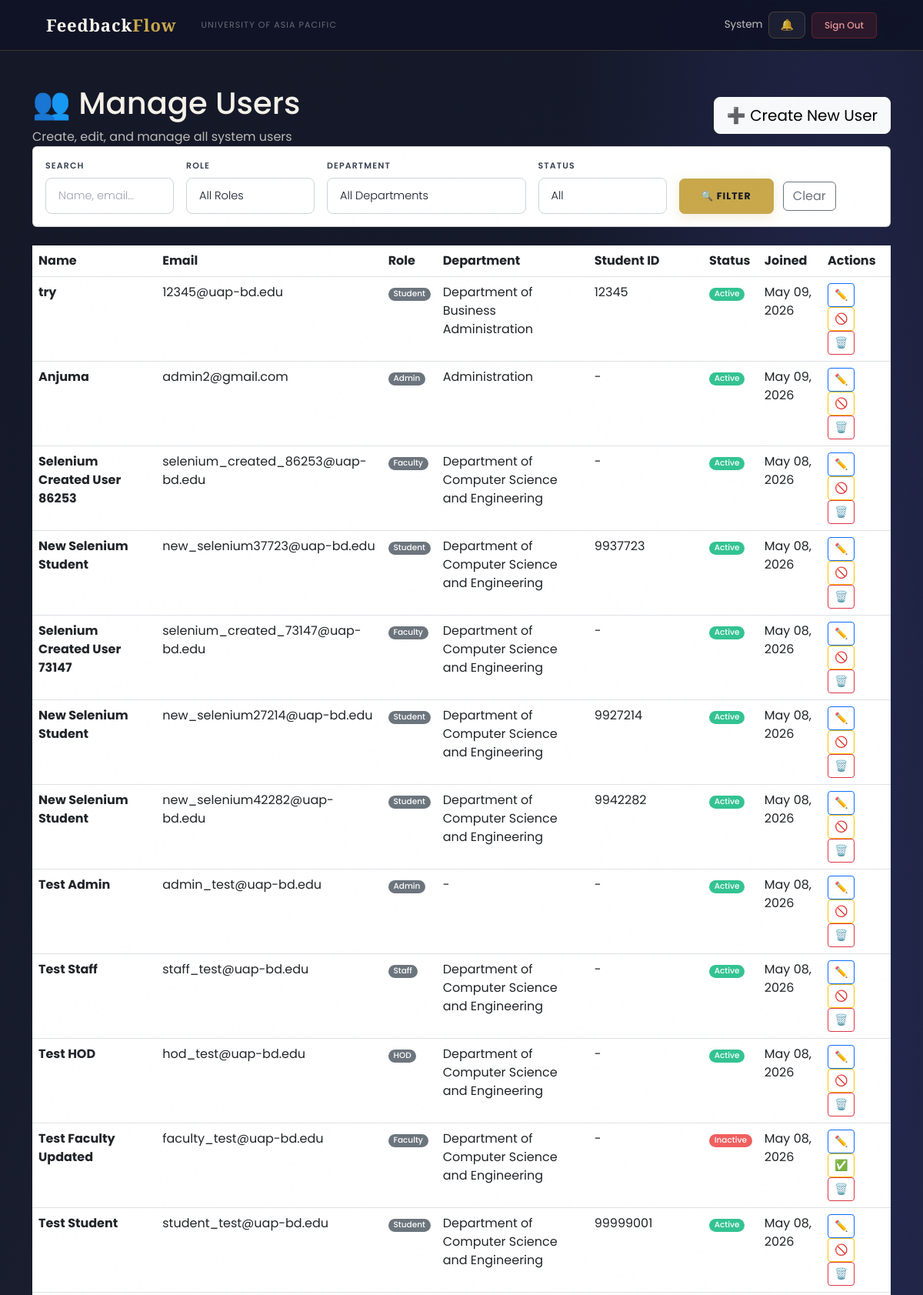
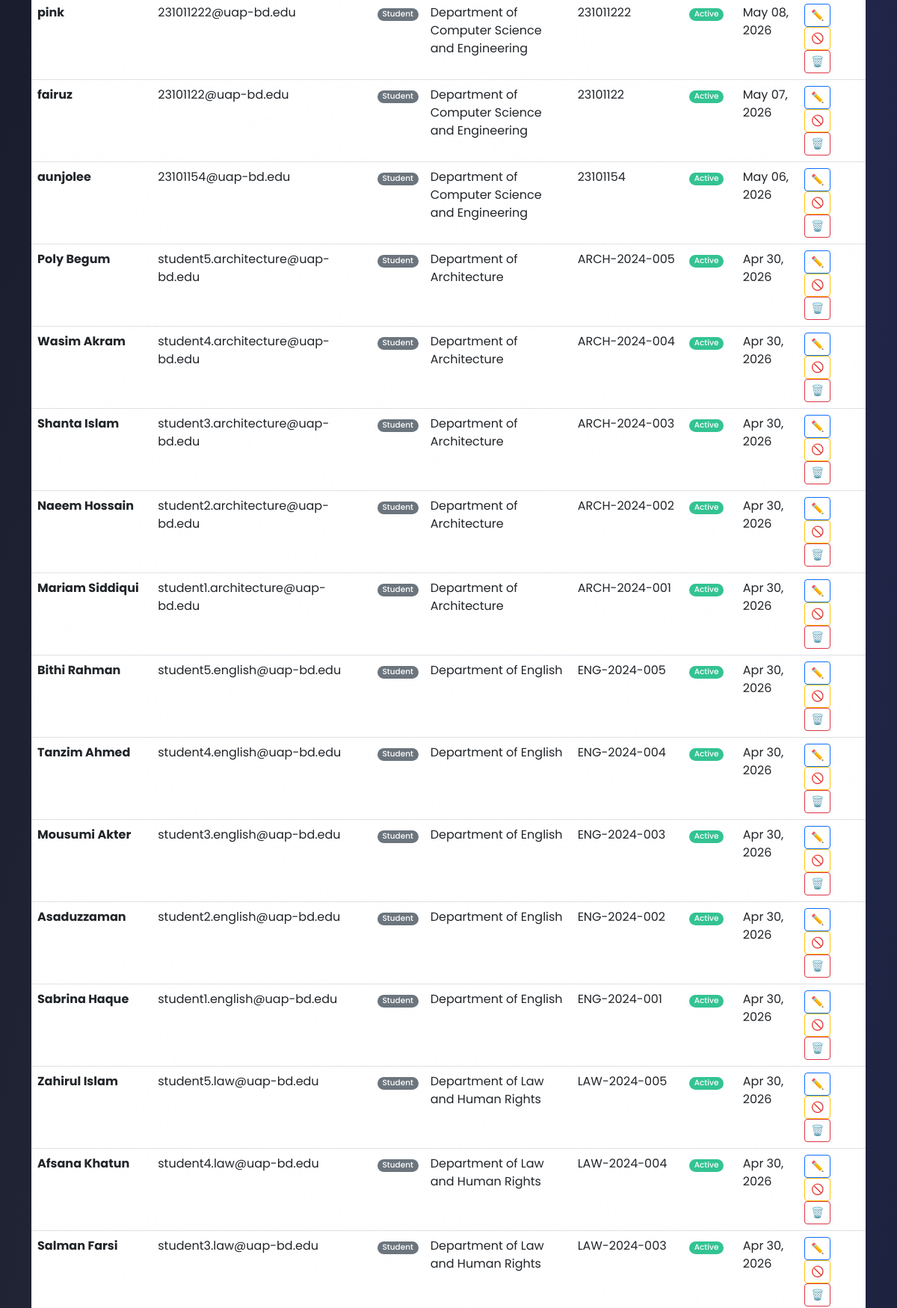
The page /dashboard/users/ (signed in, upper part) on the database its author committed (2 pictures, top to bottom).
### users/models.py (models this page shows, shortened)
class User(AbstractBaseUser, PermissionsMixin):
    ROLE_CHOICES = (
        ('Student', 'Student'),
        ('Faculty', 'Faculty'),
        ('HOD', 'Head of Department'),
        ('Staff', 'Staff'),
        ('Admin', 'Administrator'),
        ('Committee', 'Committee Member'),   # ✅ already existed, kept
    )
    DEPARTMENT_CHOICES = (
        ('DBA', 'Department of Business Administration'),
        ('CSE', 'Department of Computer Science and Engineering'),
        ('CE', 'Department of Civil Engineering'),
        ('EEE', 'Department of Electrical and Electronic Engineering'),
        ('Pharmacy', 'Department of Pharmacy'),
        ('Law', 'Department of Law and Human Rights'),
        ('English', 'Department of English'),
        ('Architecture', 'Department of Architecture'),
    )
    COMMITTEE_TYPE_CHOICES = (
        ('Harassment Committee', 'Harassment Committee'),
        ('Proctorial Committee', 'Proctorial Committee'),
    )
    email       = models.EmailField(unique=True, max_length=255)
    full_name   = models.CharField(max_length=150)
    role        = models.CharField(max_length=20, choices=ROLE_CHOICES)
    department  = models.CharField(max_length=100, choices=DEPARTMENT_CHOICES, null=True, blank=True)
    student_id  = models.CharField(max_length=50, unique=True, null=True, blank=True)
    committee_type = models.CharField(
        max_length=50,
        choices=COMMITTEE_TYPE_CHOICES,
        null=True, blank=True
    )
    is_active   = models.BooleanField(default=True)
    is_staff    = models.BooleanField(default=False)
    created_at  = models.DateTimeField(auto_now_add=True)
    updated_at  = models.DateTimeField(auto_now=True)
    USERNAME_FIELD  = 'email'
    REQUIRED_FIELDS = ['full_name']
    objects = UserManager()
    class Meta:
        verbose_name        = 'User'
        verbose_name_plural = 'Users'
        ordering            = ['-created_at']
    def get_short_name(self):
        return self.full_name.split()[0] if self.full_name else self.email

### users/views.py (the view)
# urls.py: path('dashboard/users/', views.admin_user_list, name='admin_user_list'),
@login_required
def admin_user_list(request):
    if request.user.role != 'Admin':
        return redirect('login')
    users         = User.objects.all().order_by('-created_at')
    search        = request.GET.get('search', '')
    role_filter   = request.GET.get('role', '')
    dept_filter   = request.GET.get('department', '')
    status_filter = request.GET.get('status', '')
    if search:
        users = users.filter(full_name__icontains=search) | users.filter(email__icontains=search)
    if role_filter:
        users = users.filter(role=role_filter)
    if dept_filter:
        users = users.filter(department=dept_filter)
    if status_filter == 'active':
        users = users.filter(is_active=True)
    elif status_filter == 'inactive':
        users = users.filter(is_active=False)
    context = {
        'users':              users,
        'search':             search,
        'role_filter':        role_filter,
        'dept_filter':        dept_filter,
        'status_filter':      status_filter,
        'roles':              User.ROLE_CHOICES,
        'departments':        User.DEPARTMENT_CHOICES,
        'role_choices':       User.ROLE_CHOICES,
        'department_choices': User.DEPARTMENT_CHOICES,
    }
    return render(request, 'users/admin_user_list.html', context)

### users/context_processors.py (called while the page is built)
def notifications_count(request):
    if request.user.is_authenticated:
        from users.models import Notification
        count = Notification.objects.filter(
            recipient=request.user,
            is_read=False
        ).count()
        return {'unread_notifications_count': count}
    return {'unread_notifications_count': 0}

### users/templates/users/admin_user_list.html (shortened to what this page needs)
{% extends 'users/dashboard_base.html' %}
{% block content %}
<div class="container mt-4">
    <div class="dashboard-header">
        <div class="row align-items-center">
            <div class="col-md-8">
                <h1>👥 Manage Users</h1>
                <p class="mb-0 opacity-75">Create, edit, and manage all system users</p>
            </div>
            <div class="col-md-4 text-end">
                <a href="{% url 'admin_user_create' %}" class="btn btn-light btn-lg">
                    ➕ Create New User
                </a>
            </div>
        </div>
    </div>
    <div class="card info-card mb-4">
        <div class="card-body">
            <form method="get" class="row g-3 align-items-end">
                <div class="col-md-2">
                    <label class="form-label fw-semibold">Search</label>
                    <input type="text" name="q" class="form-control" placeholder="Name, email..." value="{{ search_query }}">
                </div>
                <div class="col-md-2">
                    <label class="form-label fw-semibold">Role</label>
                    <select name="role" class="form-select">
                        <option value="">All Roles</option>
                    </select>
                </div>
                <div class="col-md-3">
                    <label class="form-label fw-semibold">Department</label>
                    <select name="department" class="form-select">
                        <option value="">All Departments</option>
                    </select>
                </div>
                <div class="col-md-2">
                    <label class="form-label fw-semibold">Status</label>
                    <select name="status" class="form-select">
                        <option value="">All</option>
                    </select>
                </div>
                <div class="col-md-3">
                    <button type="submit" class="btn btn-primary me-2">🔍 Filter</button>
                    <a href="{% url 'admin_user_list' %}" class="btn btn-outline-secondary">Clear</a>
                </div>
            </form>
        </div>
    </div>
    <div class="modern-table">
        <table class="table table-hover mb-0">
            <thead>
            <tr>
                <th>Name</th>
                <th>Email</th>
                <th>Role</th>
                <th>Department</th>
                <th>Student ID</th>
                <th>Status</th>
                <th>Joined</th>
                <th>Actions</th>
            </tr>
            </thead>
            <tbody>
            {% for u in users %}
            <tr>
                <td><strong>{{ u.full_name }}</strong></td>
                <td>{{ u.email }}</td>
                <td><span class="badge bg-secondary">{{ u.role }}</span></td>
                <td>{{ u.get_department_display|default:"-" }}</td>
                <td>{{ u.student_id|default:"-" }}</td>
                <td>
                    {% if u.is_active %}
                    <span class="badge bg-success">Active</span>
                    {% else %}
                    <span class="badge bg-danger">Inactive</span>
                    {% endif %}
                </td>
                <td>{{ u.created_at|date:"M d, Y" }}</td>
                <td>
                    <a href="{% url 'admin_user_edit' u.id %}" class="btn btn-sm btn-outline-primary" title="Edit">✏️</a>
                    <a href="{% url 'admin_user_toggle_active' u.id %}" class="btn btn-sm btn-outline-warning" title="Toggle Active">
                        {% if u.is_active %}🚫{% else %}✅{% endif %}
                    </a>
                    <a href="{% url 'admin_user_delete' u.id %}" class="btn btn-sm btn-outline-danger" title="Delete">🗑️</a>
                </td>
            </tr>
            {% empty %}
            <tr>
                <td colspan="8" class="text-center text-muted py-4">No users found matching your filters.</td>
            </tr>
            {% endfor %}
            </tbody>
        </table>
    </div>
</div>
{% endblock %}

### users/templates/users/base.html (shortened to what this page needs)
<!DOCTYPE html>
<html lang="en">
<head>
    <link href="https://cdn.jsdelivr.net/npm/bootstrap@5.3.0/dist/css/bootstrap.min.css" rel="stylesheet">
</head>
<body>
<nav class="navbar navbar-expand-lg">
    <div class="container-fluid d-flex align-items-center gap-3">
        <a class="navbar-brand" href="/">Feedback<em>Flow</em></a>
        <span class="navbar-text d-none d-md-inline">University of Asia Pacific</span>
        {% if user.is_authenticated %}
        <div class="ms-auto d-flex align-items-center gap-2">
            <span class="nav-user-info d-none d-md-inline">{{ user.get_short_name }}</span>
            <a href="{% url 'notifications' %}" class="btn-bell">
                🔔
            </a>
            <a href="{% url 'logout' %}" class="btn-logout">Sign Out</a>
        </div>
        {% endif %}
    </div>
</nav>
<main>{% block content %}{% endblock %}</main>
</body>
</html>

### rows shown on the page
User: get_short_name "System"
User: full_name "try", email "12345@uap-bd.edu", role "Student", department "Department of Business Administration", student_id "12345", is_active "Active", created_at "May 09, 2026"
User: full_name "Anjuma", email "admin2@gmail.com", role "Admin", department "Administration", student_id "-", is_active "Active", created_at "May 09, 2026"
User: full_name "Selenium Created User 86253", email "selenium_created_86253@uap-bd.edu", role "Faculty", department "Department of Computer Science and Engineering", student_id "-", is_active "Active", created_at "May 08, 2026"
User: full_name "New Selenium Student", email "new_selenium37723@uap-bd.edu", role "Student", department "Department of Computer Science and Engineering", student_id "9937723", is_active "Active", created_at "May 08, 2026"
User: full_name "Selenium Created User 73147", email "selenium_created_73147@uap-bd.edu", role "Faculty", department "Department of Computer Science and Engineering", student_id "-", is_active "Active", created_at "May 08, 2026"
User: full_name "New Selenium Student", email "new_selenium27214@uap-bd.edu", role "Student", department "Department of Computer Science and Engineering", student_id "9927214", is_active "Active", created_at "May 08, 2026"
User: full_name "New Selenium Student", email "new_selenium42282@uap-bd.edu", role "Student", department "Department of Computer Science and Engineering", student_id "9942282", is_active "Active", created_at "May 08, 2026"
User: full_name "Test Admin", email "admin_test@uap-bd.edu", role "Admin", department "-", student_id "-", is_active "Active", created_at "May 08, 2026"
User: full_name "Test Staff", email "staff_test@uap-bd.edu", role "Staff", department "Department of Computer Science and Engineering", student_id "-", is_active "Active", created_at "May 08, 2026"
User: full_name "Test HOD", email "hod_test@uap-bd.edu", role "HOD", department "Department of Computer Science and Engineering", student_id "-", is_active "Active", created_at "May 08, 2026"
User: full_name "Test Faculty Updated", email "faculty_test@uap-bd.edu", role "Faculty", department "Department of Computer Science and Engineering", student_id "-", is_active "Inactive", created_at "May 08, 2026"
User: full_name "Test Student", email "student_test@uap-bd.edu", role "Student", department "Department of Computer Science and Engineering", student_id "99999001", is_active "Active", created_at "May 08, 2026"
User: full_name "pink", email "231011222@uap-bd.edu", role "Student", department "Department of Computer Science and Engineering", student_id "231011222", is_active "Active", created_at "May 08, 2026"
User: full_name "fairuz", email "23101122@uap-bd.edu", role "Student", department "Department of Computer Science and Engineering", student_id "23101122", is_active "Active", created_at "May 07, 2026"
User: full_name "aunjolee", email "23101154@uap-bd.edu", role "Student", department "Department of Computer Science and Engineering", student_id "23101154", is_active "Active", created_at "May 06, 2026"
User: full_name "Poly Begum", email "student5.architecture@uap-bd.edu", role "Student", department "Department of Architecture", student_id "ARCH-2024-005", is_active "Active", created_at "Apr 30, 2026"
User: full_name "Wasim Akram", email "student4.architecture@uap-bd.edu", role "Student", department "Department of Architecture", student_id "ARCH-2024-004", is_active "Active", created_at "Apr 30, 2026"
User: full_name "Shanta Islam", email "student3.architecture@uap-bd.edu", role "Student", department "Department of Architecture", student_id "ARCH-2024-003", is_active "Active", created_at "Apr 30, 2026"
User: full_name "Naeem Hossain", email "student2.architecture@uap-bd.edu", role "Student", department "Department of Architecture", student_id "ARCH-2024-002", is_active "Active", created_at "Apr 30, 2026"
User: full_name "Mariam Siddiqui", email "student1.architecture@uap-bd.edu", role "Student", department "Department of Architecture", student_id "ARCH-2024-001", is_active "Active", created_at "Apr 30, 2026"
User: full_name "Bithi Rahman", email "student5.english@uap-bd.edu", role "Student", department "Department of English", student_id "ENG-2024-005", is_active "Active", created_at "Apr 30, 2026"
User: full_name "Tanzim Ahmed", email "student4.english@uap-bd.edu", role "Student", department "Department of English", student_id "ENG-2024-004", is_active "Active", created_at "Apr 30, 2026"
User: full_name "Mousumi Akter", email "student3.english@uap-bd.edu", role "Student", department "Department of English", student_id "ENG-2024-003", is_active "Active", created_at "Apr 30, 2026"
User: full_name "Asaduzzaman", email "student2.english@uap-bd.edu", role "Student", department "Department of English", student_id "ENG-2024-002", is_active "Active", created_at "Apr 30, 2026"
User: full_name "Sabrina Haque", email "student1.english@uap-bd.edu", role "Student", department "Department of English", student_id "ENG-2024-001", is_active "Active", created_at "Apr 30, 2026"
User: full_name "Zahirul Islam", email "student5.law@uap-bd.edu", role "Student", department "Department of Law and Human Rights", student_id "LAW-2024-005", is_active "Active", created_at "Apr 30, 2026"
User: full_name "Afsana Khatun", email "student4.law@uap-bd.edu", role "Student", department "Department of Law and Human Rights", student_id "LAW-2024-004", is_active "Active", created_at "Apr 30, 2026"
User: full_name "Salman Farsi", email "student3.law@uap-bd.edu", role "Student", department "Department of Law and Human Rights", student_id "LAW-2024-003", is_active "Active", created_at "Apr 30, 2026"
